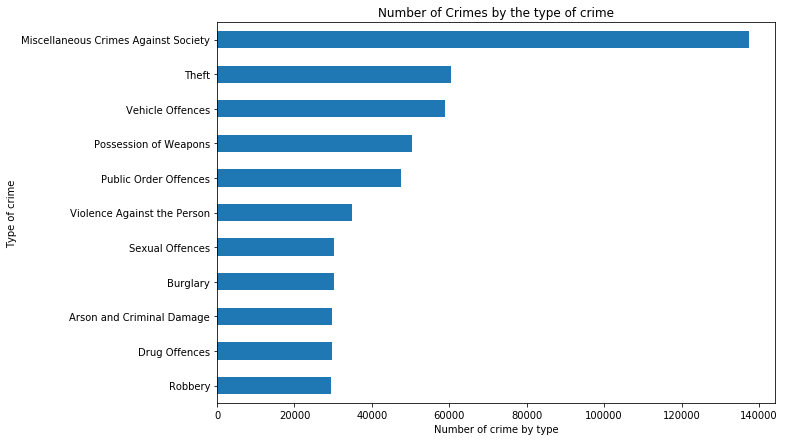

Python code for this plot:
# -*- coding: utf-8 -*-
"""dat 4 toynbee crime final.ipynb

Automatically generated by Colaboratory.

Original file is located at
    https://colab.research.google.com/drive/1HJY4SUA0fI_Xo0-TZHz-STyJiOUmLxLQ
"""

import matplotlib.pyplot as plt #to define plot parameters
import seaborn as sns #to graphical plots
import numpy as np #to math
import pandas as pd
import datetime as dt
import matplotlib.ticker as ticker

crime_df = pd.read_csv('https://raw.githubusercontent.com/research-at-toynbee-hall/datathons/master/datasets/datathon-2019-04-24/crime_in_london/cleaned/long_london_crime_2017-2019.csv')

crime_df['yearmonthday'] = crime_df['year_month'].apply(lambda x: dt.datetime.strptime(x, '%Y-%m-%d'))
crime_df['year'] = crime_df['yearmonthday'].dt.year

#changing the format to datetime so we can plot the chart
crime_df1 = crime_df.copy()
crime_df1.index = pd.to_datetime(crime_df1['yearmonthday'], format = '%Y-%m-%d')

#Grouping the crimes by the date
crimes_groupby = crime_df1.groupby([pd.TimeGrouper('2M'), 'MajorText'])
crime_data = crimes_groupby['MajorText'].count().rename('Count')

#Creating a dataframe (for use in plotting) 
crimes_groupby = crime_df1.groupby([pd.TimeGrouper('2M'), 'MajorText'])
crime_data = crimes_groupby['MajorText'].count().rename('Count')
crime_data = crime_data.unstack()

#Plot of the number of crimes per type of crime
plt.figure(figsize=(10, 7))
crime_df1.groupby([crime_df1['MajorText']]).size().sort_values(ascending=True).plot(kind='barh')
plt.title('Number of Crimes by the type of crime')
plt.ylabel('Type of crime')
plt.xlabel('Number of crime by type')
plt.show()
